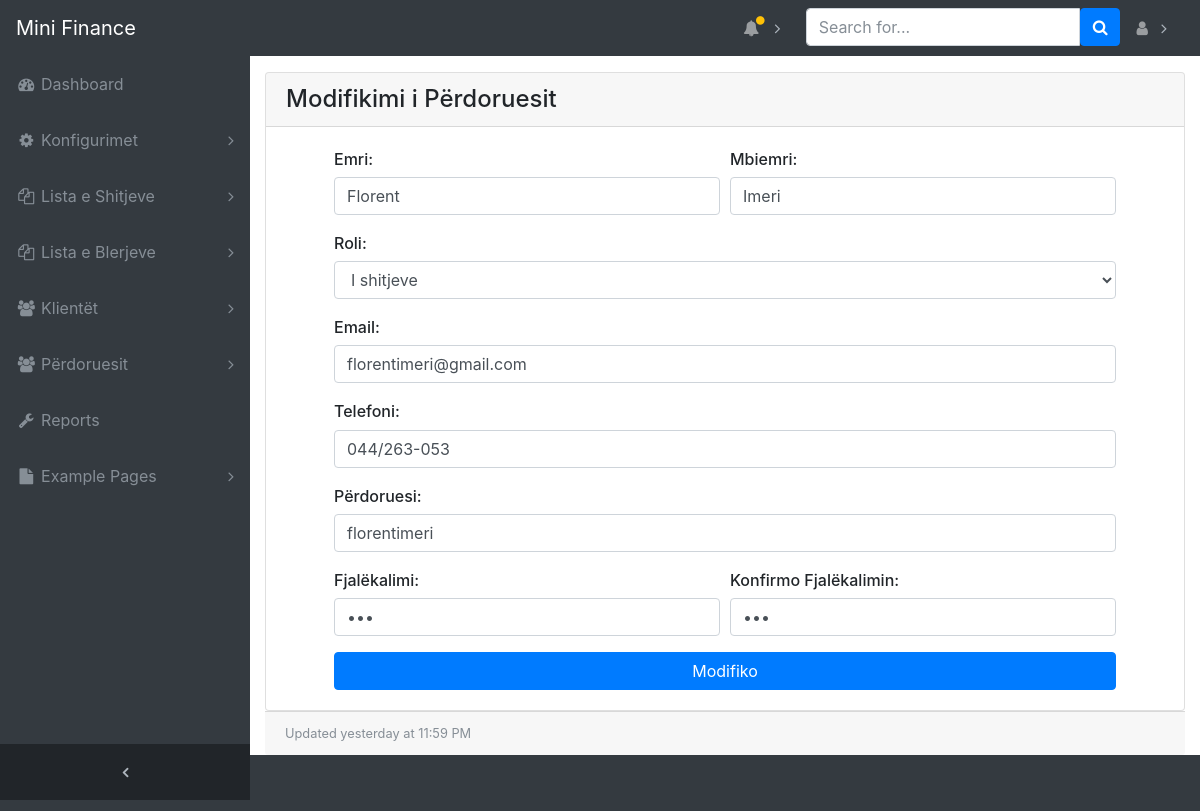
Page /admin/users.php?source=edit_user&user_id=8 (signed in) on the committed database.
### tables this page shows
CREATE TABLE `users` (
  `user_id` int(11) NOT NULL,
  `firstname` varchar(30) NOT NULL,
  `lastname` varchar(30) NOT NULL,
  `password` varchar(100) NOT NULL,
  `dep_id` int(11) NOT NULL,
  `email` varchar(40) NOT NULL,
  `username` varchar(30) NOT NULL,
  `phone` varchar(20) NOT NULL,
  `reg_id` int(11) NOT NULL
);

CREATE TABLE `departments` (
  `dep_id` int(11) NOT NULL,
  `dep_name` varchar(30) NOT NULL
);

### admin/includes/kujtimfunctions.php (called while the page is built, shortened)
<?php
    function escape_string($string){
        global $dbconn;
        return mysqli_real_escape_string($dbconn,trim($string));
    }
?>

### admin/includes/functions.php (called while the page is built, shortened)
<?php
function findUserById($user_id){
	global $dbconn;
	$query_user="SELECT u.user_id,u.firstname,u.lastname,u.email,u.phone,
				u.username,u.password,u.dep_id,d.dep_name
				FROM users u INNER JOIN departments d ON u.dep_id=d.dep_id
				WHERE u.user_id=$user_id";
	return $result_user=mysqli_query($dbconn,$query_user);
}
?>

### admin/includes/edit_user.php (the view, shortened to what this page needs)
	<?php
if(isset($_GET['user_id'])){
	$user_id=escape_string($_GET['user_id']);
	$user_res=findUserById($user_id);
	$user=mysqli_fetch_assoc($user_res);
	$firstname=$user['firstname'];
	$lastname=$user['lastname'];
	$dep_id=$user['dep_id'];
	$dep_name=$user['dep_name'];
	$phone=$user['phone'];
	$email=$user['email'];
	$username=$user['username'];
	$password=$user['password'];
}
?>
<div class="card  mx-auto mt-30 ">
<div class="card-header h4">Modifikimi i Përdoruesit</div>
<div class="card-body mx-5">
<form id="needs-validation" method="post" role="form" novalidate>
  <div class="form-group">
	<div class="form-row">
	  <div class="col-md-6">
		<label class="h6" for="firstname">Emri: </label>
		<input name="firstname" value="<?php if(!empty($firstname)) echo $firstname;?>"
		class="form-control" id="firstname" type="text" required>
	  </div>
	  <div class="col-md-6">
		<label class="h6" for="lastname">Mbiemri: </label>
		<input name="lastname" value="<?php if(!empty($lastname)) echo $lastname;?>"
		class="form-control" id="lastname" type="text" aria-describedby="nameHelp" required>
	  </div>
	</div>
  </div>
	<div class="form-group">
	<label class="h6" for="roli">Roli:</label>
	<?php
		echo '<select name="departments" class="form-control"  id="roli">';
		echo "<option value='".$dep_id."'> ". $dep_name . "</option>";
		echo '</select>';
	?>
  </div>
  <div class="form-group">
	<label class="h6" for="email">Email:</label>
	<input name="email" value="<?php if(!empty($email)) echo $email;?>"
	class="form-control" id="email" type="email" aria-describedby="emailHelp" required>
  </div>
  <div class="form-group">
	<label class="h6" for="phone">Telefoni:</label>
	<input name="phone" value="<?php if(!empty($phone)) echo $phone;?>"
	class="form-control" id="phone" type="text" aria-describedby="telefoniHelp" required>
  </div>
   <div class="form-group">
	<label class="h6" for="username">Përdoruesi:</label>
	<input name="username" value="<?php if(!empty($username)) echo $username;?>"
	class="form-control" id="username" type="text" aria-describedby="perdoruesiHelp" required>
  </div>
  <div class="form-group">
	<div class="form-row">
	  <div class="col-md-6">
		<label class="h6" for="password">Fjalëkalimi:</label>
		<input name="password" value="<?php if(!empty($password)) echo $password;?>"
		class="form-control" id="password" type="password" required>
	  </div>
	  <div class="col-md-6">
		<label class="h6" for="confirmPassword">Konfirmo Fjalëkalimin:</label>
		<input class="form-control" value="<?php if(!empty($password)) echo $password;?>"
		id="confirmPassword" type="password" required>
	  </div>
	</div>
	</div>
  <input name="updateUser" type="submit" class="btn btn-primary btn-block" value="Modifiko">
</form>
</div>
</div>

### admin/css/sb-admin.css (style rules this page uses)
html { position: relative; min-height: 100%; }
body { overflow-x: hidden; }
body.sticky-footer { margin-bottom: 56px; }
body.fixed-nav { padding-top: 56px; }

### rows in the picture
users: firstname "Florent", lastname "Imeri", departments "I shitjeve", email "florentimeri@gmail.com", phone "044/263-053", username "florentimeri"
